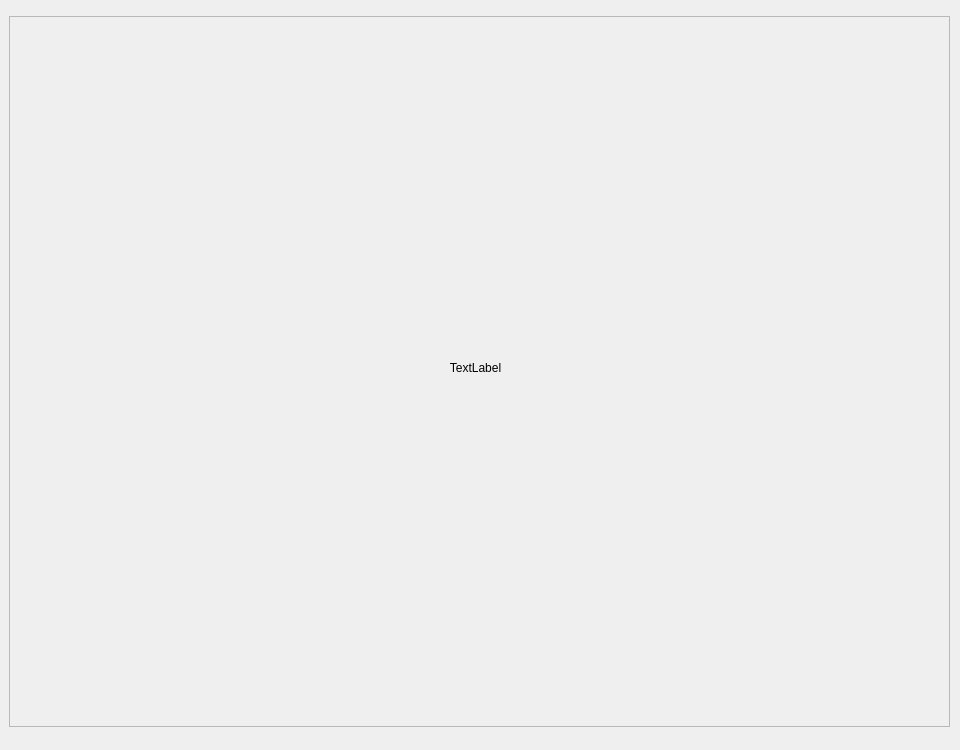
<?xml version="1.0" encoding="UTF-8"?>
<ui version="4.0">
 <class>Vortexclass</class>
 <widget class="QWidget" name="Vortexclass">
  <property name="geometry">
   <rect>
    <x>0</x>
    <y>0</y>
    <width>960</width>
    <height>750</height>
   </rect>
  </property>
  <property name="windowTitle">
   <string>Vortexclass</string>
  </property>
  <widget class="QScrollArea" name="scrollArea">
   <property name="geometry">
    <rect>
     <x>9</x>
     <y>16</y>
     <width>941</width>
     <height>711</height>
    </rect>
   </property>
   <property name="widgetResizable">
    <bool>true</bool>
   </property>
   <widget class="QWidget" name="scrollAreaWidgetContents">
    <property name="geometry">
     <rect>
      <x>0</x>
      <y>0</y>
      <width>939</width>
      <height>709</height>
     </rect>
    </property>
    <widget class="QLabel" name="label">
     <property name="geometry">
      <rect>
       <x>10</x>
       <y>10</y>
       <width>911</width>
       <height>681</height>
      </rect>
     </property>
     <property name="text">
      <string>TextLabel</string>
     </property>
     <property name="alignment">
      <set>Qt::AlignCenter</set>
     </property>
    </widget>
   </widget>
  </widget>
 </widget>
 <layoutdefault spacing="6" margin="11"/>
 <resources/>
 <connections/>
</ui>
